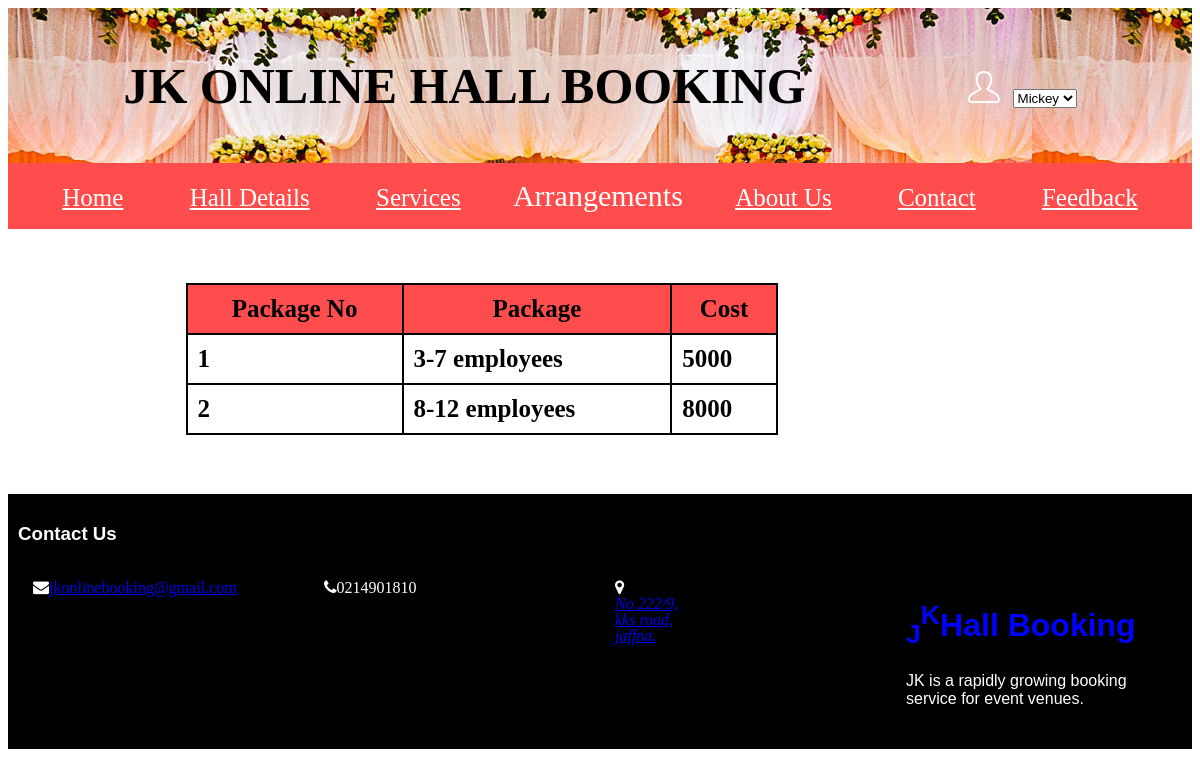
Page /hotel1/packages.php (signed in) on the committed database.
### tables this page shows
CREATE TABLE IF NOT EXISTS `employee` (
  `package_no` int(11) NOT NULL,
  `package` varchar(250) NOT NULL,
  `cost` int(11) NOT NULL
);

### hotel1/packages.php (the view, shortened to what this page needs)
<?php
$con=new mysqli("localhost","root","","jkhall");
?>
<!DOCTYPE html>
<html>
<head>
	<link rel="stylesheet" href="https://cdnjs.cloudflare.com/ajax/libs/font-awesome/4.7.0/css/font-awesome.min.css">
</head>
<body>
<div class="header col-12">
	<h1 style="font-family:Papyrus">JK ONLINE HALL BOOKING <?php  if (isset($_SESSION['CustomerID'])) {
                             $row= $_SESSION['fname'];}  ?>
                              <img src="Images/user.png" style="padding-top:5px;margin-left:150px;">
                           <select name="forma" onchange="location=this.value;">
                          <option value=""> <a class="navbar-brand" href=" " style="color:Red;margin-left:150px;"><?php echo $row; ?></a></option>
                          </select></h1>
		</div>
		<nav class="navbar navbar-light" style="background-color:#16242D;">
										<div class="menu" style="font-family:navfont; font-color:White;">
												<div id="navcontent">
												<br>
													<a class="navbar-brand" style="color:White;" href="home_cus.php">Home</a>
													<a class="navbar-brand" style="color:White;" href="halldetails_cus.php">Hall Details</a>
													<a class="navbar-brand" style="color:White;" href="Services.php">Services</a>
													<div class="dropdown">
													<button class="dropbtn" style=" font-family:Times New Roman;">Arrangements</button>
														</div>
													<a class="navbar-brand" style="color:White;" href="aboutus_cus.php">About Us</a>
												    <a class="navbar-brand" href="contact_cus.php" style="color:White;">Contact</a>
													<a class="navbar-brand" style="color:White;" href="feedback.php">Feedback</a>
													<br>
		</nav>
													<br>
										<br>
										<br>
										<table id="customers">
            <tr>
                <th>Package No</th>
                <th>Package</th>
                <th>Cost</th>
            </tr>
										<?php
										$sql = "SELECT * FROM employee";
if($result = mysqli_query($con, $sql)){
    if(mysqli_num_rows($result) > 0){
        while($row = mysqli_fetch_array($result)){
            echo "<tr>";
                echo "<td>" . $row['package_no'] . "</td>";
                echo "<td>" . $row['package'] . "</td>";
                echo "<td>" . $row['cost'] . "</td>";
            echo "</tr>";
        }
        echo "</table>";
    } else{
        echo "No records matching your query were found.";
    }
} else{
    echo "ERROR: Could not able to execute $sql. " . mysqli_error($con);
}
?>
													<div class="footer col-12">
	<div class="wrapper">
	<h3>Contact Us</h3>
	<div class="Media">
	<div class="col-3">
	<i class="fa fa-envelope" aria-hidden="true"><a href="https://mail.google.com">jkonlinebooking@gmail.com</a></i></div>
    	<div class="col-3">
	<i class="fa fa-phone" aria-hidden="true">0214901810</i></div>
		<div class="col-3">
    <i class="fa fa-map-marker" aria-hidden="true"><a href="https://www.google.lk/maps/place/Jaffna-Kankesanturai+Rd/@9.7386927,80.0222913,17z/data=!3m1!4b1!4m5!3m4!1s0x3affab4a55b614ef:0x4b8d9f0d125176db!8m2!3d9.7386927!4d80.02448"><address>No 222/9,<br>kks road,<br> jaffna.</address></a></i></div>
<div class="col-3">
<h1 style="text-shadow: 3px 2px black;color:blue;,font-family:Book Antiqua;,font-size:100"><sub>J</sub><sup>K</sup>Hall Booking</h1>
<p>JK is a rapidly growing booking service for event venues.</p></div>
</div>
</div>
</div>
</body>
</html>

### hotel1/packages.php (style rules this page uses)
* { box-sizing: border-box; }
.header::after { content: ""; clear: both; display: table; }
[class*="col-"] { float: left; padding: 15px; }
.col-3 { width: 25%; }
.col-12 { width: 100%; }
.header { background-image:url("b.jpg");; text-decoration: none; font-family:Broadway; color:black; font-size:25px; text-align:center; }
.menu { background-color:#ff4d4d; text-decoration: none; font-family:Times New Roman; color:white; font-size:25px; text-align:center; }
.footer { background-color: black; padding: 10px; text-align: left; color: white; }
.navbar-brand { padding:30px; }
#customers { font-family: Verdana; border-collapse: collapse; width: 50%; height:55%; margin-left:15%; margin-right:15%; margin-bottom:5%; font-weight:bold; font-size:25px; color:black; }
#customers th,td, #customers { border: 2px solid black; padding: 10px; }
#customers th { background-color:#ff4d4d; }
body { font-family: Verdana, sans-serif; }
.dropbtn { background-color: #ff4d4d; color: white; padding: 16px; font-size: 30px; border: none; font-family:Times New Roman; }
.dropdown { position: relative; display: inline-block; }

### rows in the picture
employee: package_no "1", package "3-7 employees", cost "5000"
employee: package_no "2", package "8-12 employees", cost "8000"
